Frame 1 (no input): blank canvas, image omitted
Frame 60 (the mouse pressed at the canvas centre just before this capture): blank canvas, image omitted
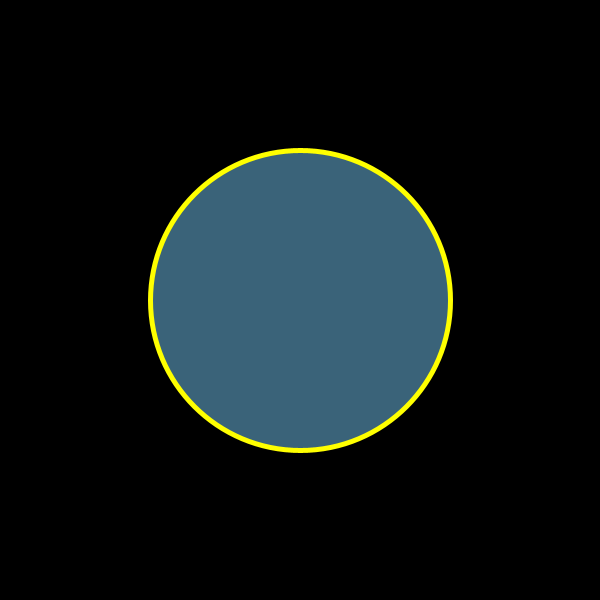
Frame 120 (the mouse held since frame 60 and released just before this capture)

The Processing sketch whose frames 1 and 60 were blank and that drew this single picture after the mouse press (run headless with seeded random() and noise(); from frame 60 on, the mouse is pressed at the canvas centre):

// Processing sketch: Day_2_8_31_2017
// ── Day_2_8_31_2017.pde
//Setuponly happens ONCE
void setup() {
  size (600,600);
  background (0);
  frameRate(50);
    strokeWeight(5);
 stroke(255,255,0);
}

//draw happends repeatedly
//after setup
//void draw(){
  //fill(255);
  //noStroke();
  //draw ellipse where the mouse are 
  //ellipse(mouseX,mouseY,20,20);
  //how many pixel think the line
  //strokeWeight(5);
 // stroke(255,255,0);
  //line(0,0, mouseX, mouseY);
  //stroke (255,0,255);
  //ellipse (mouseX, mouseY, 15,15);
 
//}

void draw(){
  //put the windows to be black then draw the ellipe 
  background (0);
  
 //ellipse (width/2, height/2, 100, 100);
 //draw a circle center screen,
 //make it grow deepending on mouse postion
 
 //fill the next shape with a random number in RGB
 fill (random(255), random(255), random(255));
 
 //draw the ellipse half the width and height, and where the mouse X and Y
 ellipse (width/2, height/2, mouseX, mouseY);
 
}
